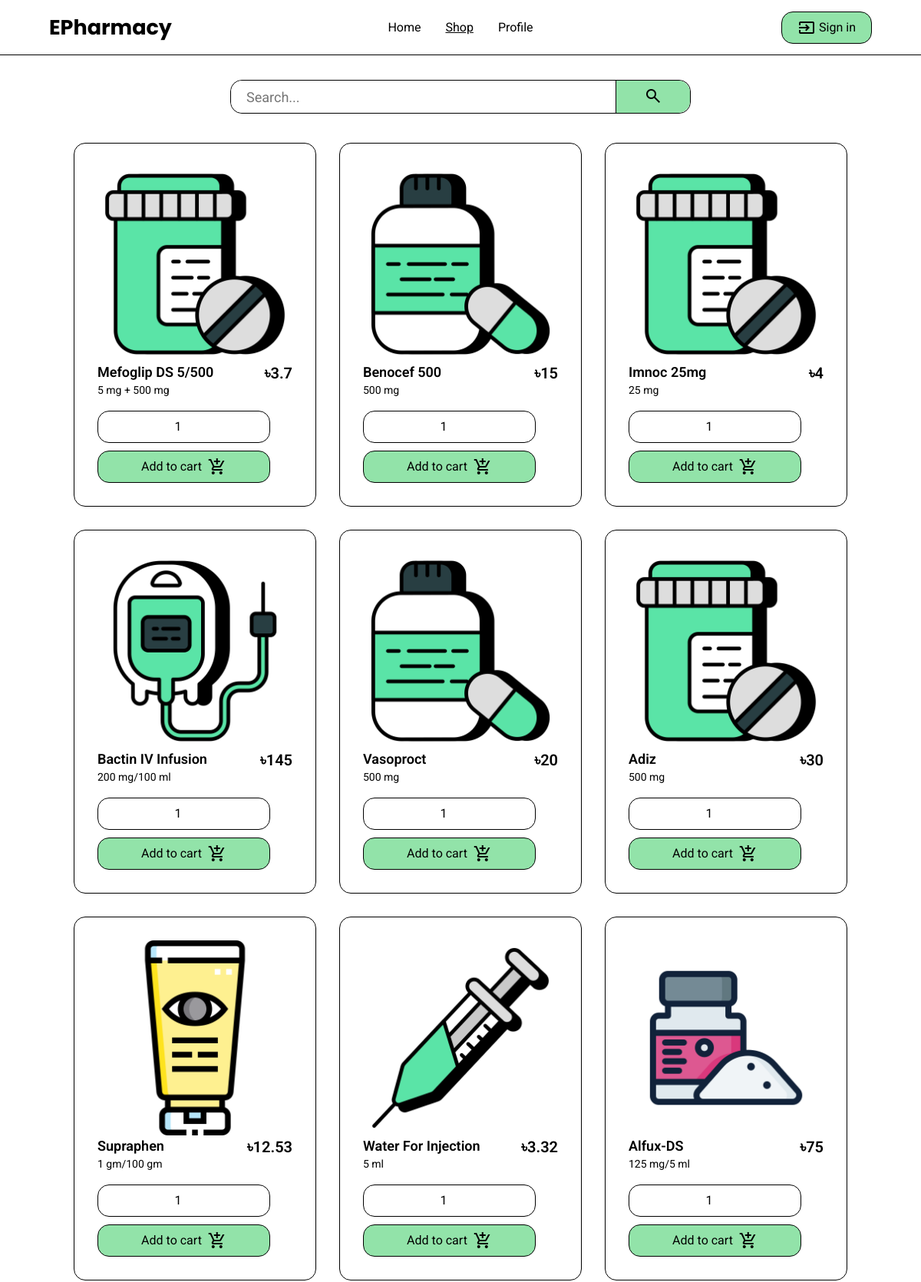
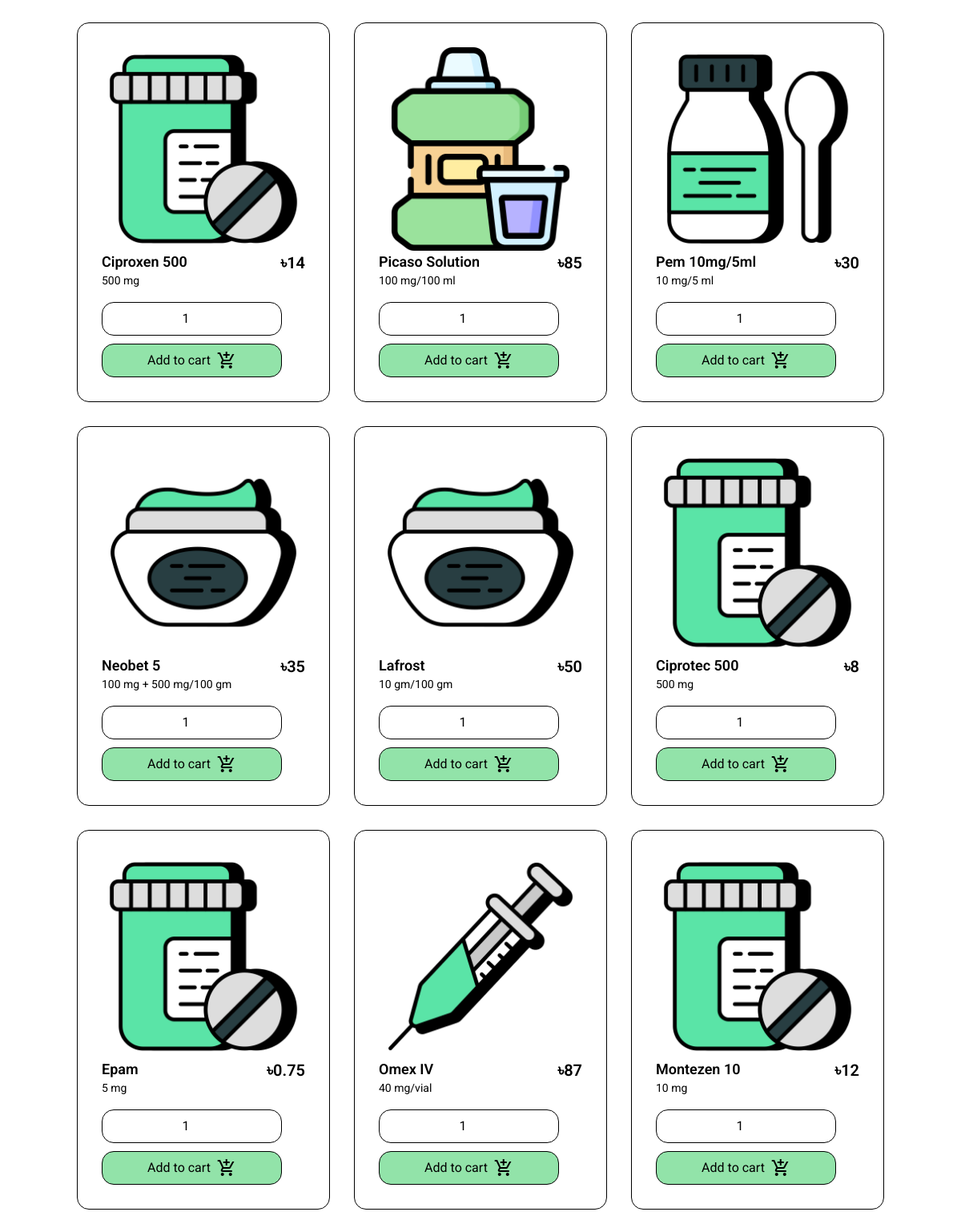
Page /shop (upper part) on the committed database (2 pictures, top to bottom).
### app.py (models this page shows)
class Product_info(db.Model):
    productID = db.Column(db.Integer, primary_key=True)
    Manufacturer = db.Column(db.String(47), nullable=True)
    BrandName = db.Column(db.String(38), nullable=True)
    GenericName = db.Column(db.String(393), nullable=True)
    Strength = db.Column(db.String(265), nullable=True)
    Description = db.Column(db.String(26), nullable=True)
    Price = db.Column(db.String(72), nullable=True)

### app.py (the view)
@app.route("/shop")
def shop():
    products = Product_info.query.all()
    images = Images.query.join(Product_info, Images.category == Product_info.Description).add_columns(Images.url).all()
    if "google_id" in session:
        return render_template('shop.html', name = session["name"], picture = session["picture"], products=products, images=images)
    else:
        session.clear()
        return render_template('shop.html', products=products, images=images)

### templates/shop.html (shortened to what this page needs)
{% extends "layout.html" %}
{% block shop_active %}active{% endblock %}
{% block body %}
<div class="Products">
    <div class="Product">
        <div class="Search">
            <form id="search" action="{{ url_for('search_products') }}" method="post">
                <input type="text" name="search_query" placeholder="Search...">
                <button type="submit" value="Search">
                    <span class="material-symbols-outlined">
                    </span>
                </button>
            </form>
        </div>
        <br><br />
        <div class="Card">
            {% for product in products %}
            <div class="Product-card">
                <a href="{{ url_for('view_product', product_id=product.productID) }}">
                <img class="PlaceholderImage-shop"
                    src="{{ url_for('static', filename='images/shop/' + product.Description.lower() + '.png') }}"
                    loading="lazy" />
                <div class="Content-card">
                    <div class="Header-card">
                        <div class="Heading-card">
                            {{ product.BrandName }}
                        </div>
                        <div class="Text-card">
                            {{ product.Strength }}
                        </div>
                    </div>
                    <div class="Price">
                        ৳{{ product.Price }}
                    </div>
                </div>
                </a>
                <div class="form-shop">
                    <form action="{{ url_for('add_to_cart', product_id=product.productID, redirect_url=request.url) }}"
                        method="post">
                        <div class="form-group">
                            <input class="Button-container-card" type="number" name="quantity" value="1" min="1">
                        </div>
                        <div class="form-group">
                            <button class="Button-container-card" type="submit" value="Add to Cart">
                                <div class="Button-card">
                                    Add to cart
                                </div>
                                <span class="material-symbols-outlined">
                                </span>
                            </button>
                        </div>
                    </form>
                </div>
            </div>
            {% endfor %}
        </div>
    </div>
</div>
{% endblock %}

### templates/layout.html (shortened to what this page needs)
<!DOCTYPE html>
<html lang="en">
<head>
    <link rel="stylesheet" href="https://cdn.jsdelivr.net/npm/locomotive-scroll@4.1.4/dist/locomotive-scroll.css">
    <link href="https://cdn.jsdelivr.net/npm/remixicon@3.5.0/fonts/remixicon.css" rel="stylesheet">
    <link rel="stylesheet" href="{{url_for('static', filename='styles.css')}}">
</head>
<body>
    <nav>
        <div class="navContainer">
            <div class="Column1">
                <a href="{% if 'google_id' in session %}
                                /protected_area
                        {% else %}
                                /
                        {% endif %}" class="Logo">
                    <h4>EPharmacy</h4>
                </a>
            </div>
            <ul id="column2" class="Column2">
                <li><a href="{% if 'google_id' in session %}
                               /protected_area
                            {% else %}
                                /
                            {% endif %}" class="nav-link {% block home_active %}{% endblock %}">
                        <span id="span-text">Home</span></a></li>
                <li><a href="{{url_for('shop')}}" class="nav-link {% block shop_active %}{% endblock %}">
                        <span id="span-text">Shop</span></a></li>
                <li><a href="#hero" class="nav-link">
                        <span id="span-text">Profile</span></a>
                </li>
            </ul>
            <div class="Column3">
                {% if "google_id" in session: %}
                <a href="/logout" class="Button" id="logout-btn">
                    Sign out&nbsp;
                    <span class="material-symbols-outlined">
                        move_item
                    </span>
                </a>
                {% else: %}
                <a href="/login" class="Button">
                    <span class="material-symbols-outlined">
                    </span>
                    &nbsp;Sign in </a>
                {% endif %}
            </div>
        </div>
    </nav>
    <div id="main">
        {% block body %}
        {% endblock %}
    </div>
</body>
</html>

### rows in the picture
Product_info: BrandName "Mefoglip DS 5/500", Strength "5 mg + 500 mg", Price "3.7"
Product_info: BrandName "Benocef 500", Strength "500 mg", Price "15"
Product_info: BrandName "Imnoc 25mg", Strength "25 mg", Price "4"
Product_info: shows a picture, BrandName "Bactin IV Infusion", Strength "200 mg/100 ml", Price "145"
Product_info: BrandName "Vasoproct", Strength "500 mg", Price "20"
Product_info: BrandName "Adiz", Strength "500 mg", Price "30"
Product_info: shows a picture, BrandName "Supraphen", Strength "1 gm/100 gm", Price "12.53"
Product_info: BrandName "Water For Injection", Strength "5 ml", Price "3.32"
Product_info: shows a picture, BrandName "Alfux-DS", Strength "125 mg/5 ml", Price "75"
Product_info: BrandName "Ciproxen 500", Strength "500 mg", Price "14"
Product_info: shows a picture, BrandName "Picaso Solution", Strength "100 mg/100 ml", Price "85"
Product_info: shows a picture, BrandName "Pem 10mg/5ml", Strength "10 mg/5 ml", Price "30"
Product_info: BrandName "Neobet 5", Strength "100 mg + 500 mg/100 gm", Price "35"
Product_info: BrandName "Lafrost", Strength "10 gm/100 gm", Price "50"
Product_info: BrandName "Ciprotec 500", Strength "500 mg", Price "8"
Product_info: BrandName "Epam", Strength "5 mg", Price "0.75"
Product_info: BrandName "Omex IV", Strength "40 mg/vial", Price "87"
Product_info: BrandName "Montezen 10", Strength "10 mg", Price "12"
